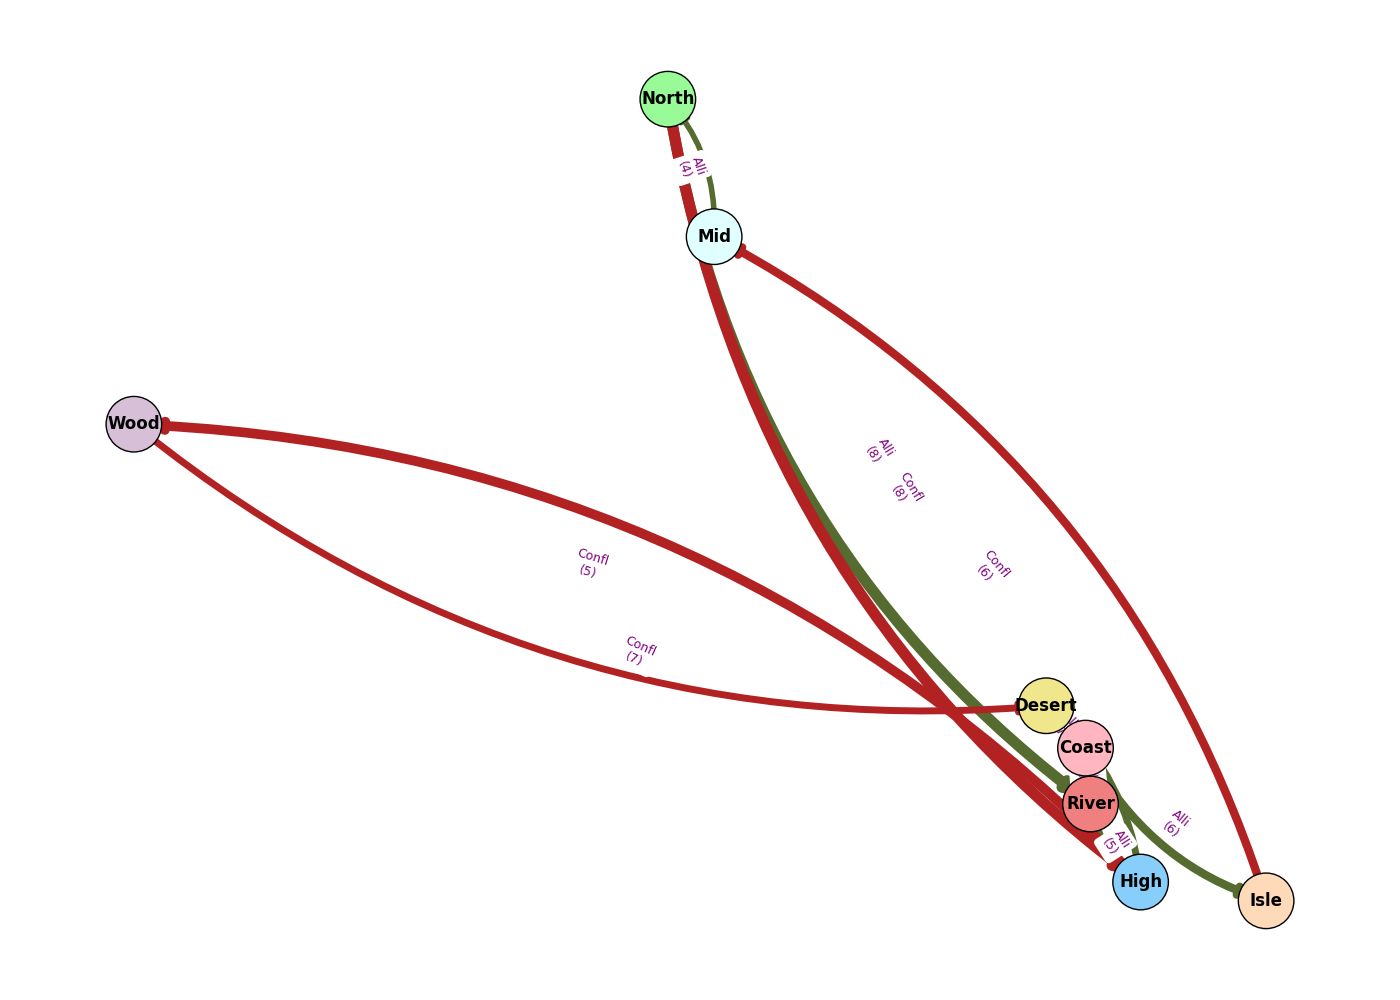

Generate this figure with Python:
import matplotlib.pyplot as plt
import networkx as nx
import numpy as np

kingdoms = [
    "North", "River", "High", "Wood",
    "Desert", "Coast", "Isle", "Mid"
]

relationships = [
    ("North", "River", 8),
    ("River", "High", 5),
    ("High", "Wood", -7),
    ("Wood", "Desert", -5),
    ("Desert", "Coast", 7),
    ("Coast", "Isle", 6),
    ("Isle", "Mid", -6),
    ("Mid", "North", 4),
    ("River", "Coast", 9),
    ("High", "Desert", 5),
    ("North", "High", -8)
]

G = nx.DiGraph()
G.add_nodes_from(kingdoms)
G.add_weighted_edges_from(relationships)

pos = nx.spring_layout(G, seed=42)

fig, ax = plt.subplots(figsize=(14, 10))

node_colors = ['palegreen', 'lightcoral', 'lightskyblue', 'thistle', 
               'khaki', 'lightpink', 'peachpuff', 'lightcyan']
nx.draw_networkx_nodes(
    G, pos, node_size=1600, node_color=node_colors, edgecolors='black', ax=ax
)

edge_colors = ['darkolivegreen' if weight > 0 else 'firebrick' for u, v, weight in relationships]
weights = np.abs([weight for u, v, weight in relationships])
nx.draw_networkx_edges(
    G, pos, edgelist=relationships, arrowstyle='-|>', arrowsize=15,
    edge_color=edge_colors, width=weights, ax=ax, connectionstyle="arc3,rad=0.2"
)

nx.draw_networkx_labels(G, pos, font_size=12, font_weight='bold', verticalalignment='center', ax=ax)

edge_labels = {(u, v): f"{'Alli' if weight > 0 else 'Confl'}\n({abs(weight)})" for u, v, weight in relationships}
nx.draw_networkx_edge_labels(G, pos, edge_labels=edge_labels, font_color='purple', font_size=9, ax=ax)

plt.axis('off')   # Removing axis for a cleaner look

plt.tight_layout()
plt.show()
